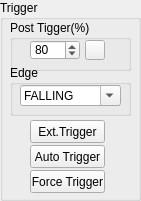
     <widget class="QGroupBox" name="triggerSettingBox">
      <property name="geometry">
       <rect>
        <x>150</x>
        <y>10</y>
        <width>141</width>
        <height>201</height>
       </rect>
      </property>
      <property name="title">
       <string>Trigger</string>
      </property>
      <widget class="QGroupBox" name="postTriggerBox">
       <property name="geometry">
        <rect>
         <x>10</x>
         <y>20</y>
         <width>121</width>
         <height>51</height>
        </rect>
       </property>
       <property name="title">
        <string>Post Tigger(%)</string>
       </property>
       <widget class="QSpinBox" name="postTriggerSpinBox">
        <property name="geometry">
         <rect>
          <x>20</x>
          <y>20</y>
          <width>50</width>
          <height>20</height>
         </rect>
        </property>
        <property name="maximum">
         <number>100</number>
        </property>
        <property name="value">
         <number>80</number>
        </property>
       </widget>
       <widget class="QPushButton" name="postTriggerIsDrawing">
        <property name="geometry">
         <rect>
          <x>75</x>
          <y>20</y>
          <width>20</width>
          <height>20</height>
         </rect>
        </property>
        <property name="toolTip">
         <string>Reset</string>
        </property>
        <property name="text">
         <string/>
        </property>
        <property name="icon">
         <iconset>
          <normaloff>../../../../../Desktop/CAEN-UI/Eye.png</normaloff>../../../../../Desktop/CAEN-UI/Eye.png</iconset>
        </property>
        <property name="checkable">
         <bool>false</bool>
        </property>
        <property name="checked">
         <bool>false</bool>
        </property>
       </widget>
      </widget>
      <widget class="QPushButton" name="forceTriggerButton">
       <property name="geometry">
        <rect>
         <x>30</x>
         <y>170</y>
         <width>75</width>
         <height>23</height>
        </rect>
       </property>
       <property name="text">
        <string>Force Trigger</string>
       </property>
      </widget>
      <widget class="QPushButton" name="autoTriggerButton">
       <property name="geometry">
        <rect>
         <x>30</x>
         <y>145</y>
         <width>75</width>
         <height>23</height>
        </rect>
       </property>
       <property name="text">
        <string>Auto Trigger</string>
       </property>
      </widget>
      <widget class="QPushButton" name="externalTriggerButton">
       <property name="geometry">
        <rect>
         <x>30</x>
         <y>120</y>
         <width>75</width>
         <height>23</height>
        </rect>
       </property>
       <property name="text">
        <string>Ext.Trigger</string>
       </property>
      </widget>
      <widget class="QGroupBox" name="edgeBox">
       <property name="geometry">
        <rect>
         <x>10</x>
         <y>65</y>
         <width>121</width>
         <height>51</height>
        </rect>
       </property>
       <property name="title">
        <string>Edge</string>
       </property>
       <widget class="QComboBox" name="edgeSelectionBox">
        <property name="geometry">
         <rect>
          <x>10</x>
          <y>20</y>
          <width>101</width>
          <height>21</height>
         </rect>
        </property>
        <property name="contextMenuPolicy">
         <enum>Qt::DefaultContextMenu</enum>
        </property>
        <property name="editable">
         <bool>true</bool>
        </property>
        <item>
         <property name="text">
          <string>FALLING</string>
         </property>
        </item>
        <item>
         <property name="text">
          <string>RISING</string>
         </property>
        </item>
        <item>
         <property name="text">
          <string>NO TIGGER</string>
         </property>
        </item>
       </widget>
      </widget>
     </widget>
